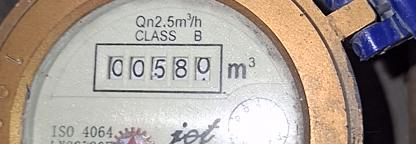
#> input picture sample_input.jpg, 416 x 144 px; its folder holds only this picture in this run
$ python -i processing_2.py   (imports and definitions only)
#> lines starting #> are read from the running program, lines starting #| are printed output that depends on the picture; after the words box and inside, x2 and y2 are one past the last pixel; in counts of white or black regions, pixels touching at a corner belong together
#> further down, picture is the input picture: shape (144, 416, 3); mean B, G, R 150.3, 158.4, 169.3
import cv2
import numpy as np
import os

def process_digit_image(img):
    # 1. Preprocessing the image
    gray_img = cv2.cvtColor(img, cv2.COLOR_BGR2GRAY) # convert to grayscale
    blur_img = cv2.GaussianBlur(gray_img, (5, 5), 0) # apply Gaussian blur
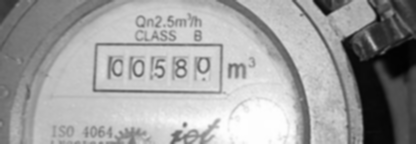
#> blur_img: shape (144, 416); min 1, max 254, mean 160.7
    preprocessed_img = cv2.adaptiveThreshold(
        blur_img,
        255,
        cv2.ADAPTIVE_THRESH_GAUSSIAN_C,
        cv2.THRESH_BINARY_INV,
        21,
        10
    )
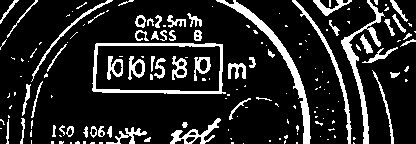
#> preprocessed_img: shape (144, 416); 15.4% white; 167 white regions (110 under 20 px), largest, box (x1, y1, x2, y2) and area: (216, 0, 311, 144) 1232, (92, 43, 226, 94) 1108, (341, 0, 385, 144) 937

    # 2. Keep the largest connected component (the digit)
    num_labels, labels, stats, centroids = cv2.connectedComponentsWithStats(preprocessed_img, connectivity=8)
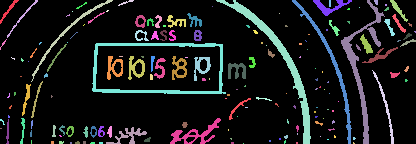
#> labels: shape (144, 416) int32; 168 distinct labels, from 0 to 167; one colour per label, 0 black
#> num_labels = 168; stats = 168 rows, first 6: [0, 0, 416, 144, 50707], [0, 0, 19, 24, 78], [7, 0, 31, 38, 87], [31, 0, 82, 82, 300], [118, 0, 16, 6, 27], [216, 0, 95, 144, 1232]; centroids = 168 pairs, first value 0.5 to 414.7, second value 1.69 to 143
    if num_labels <= 1:
        return np.zeros((28, 28), dtype=np.uint8)  # Return a blank image if no components found
    largest_component = 1 + np.argmax(stats[1:, cv2.CC_STAT_AREA])
#> largest_component = 5
    mask_digit = np.where(labels == largest_component, 255, 0).astype('uint8')
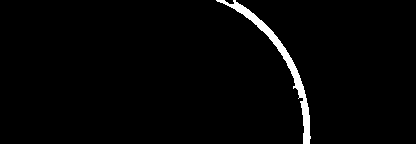
#> mask_digit: shape (144, 416); 2.1% white; 1 white region, box (x1, y1, x2, y2) and area: (216, 0, 311, 144) 1232

    # 3. Crop the digit region
    x, y, w, h = cv2.boundingRect(mask_digit)
#> x = 216; y = 0; w = 95; h = 144
    digit = mask_digit[y:y+h, x:x+w]
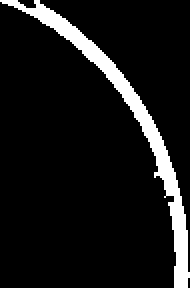
#> digit: shape (144, 95) (shown 2 times larger); 9% white; 1 white region, box (x1, y1, x2, y2) and area: (0, 0, 95, 144) 1232

    # 4. Resize while maintaining aspect ratio
    h, w = digit.shape
    MIN_SIZE = 20
    scale = max(MIN_SIZE / w, MIN_SIZE / h, 1)
#> scale = 1
    new_w, new_h = int(w * scale), int(h * scale)
#> new_w = 95; new_h = 144
    digit = cv2.resize(digit, (new_w, new_h), interpolation=cv2.INTER_CUBIC)


    # 5. Pad to make it square
    size = max(w, h)
#> size = 144
    top = bottom = (size - h) // 2
#> top = 0; bottom = 0
    left = right = (size - w) // 2
#> left = 24; right = 24
    center_digit = cv2.copyMakeBorder(digit, top, bottom, left, right, cv2.BORDER_CONSTANT, value=0)
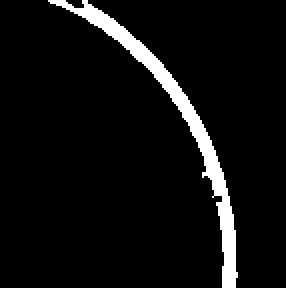
#> center_digit: shape (144, 143) (shown 2 times larger); 6% white; 1 white region, box (x1, y1, x2, y2) and area: (24, 0, 119, 144) 1232

    # 6. Resize to 28x28 pixels
    final_digit = cv2.resize(center_digit, (28, 28), interpolation=cv2.INTER_AREA)
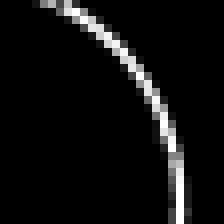
#> final_digit: shape (28, 28) (shown 8 times larger); min 0, max 255, mean 15.3
    return final_digit

# [11 lines not run here, left out]
    # [16 lines of commented-out code are left out]

>>> import cv2
>>> picture = cv2.imread('sample_input.jpg')
>>> result = process_digit_image(picture)
